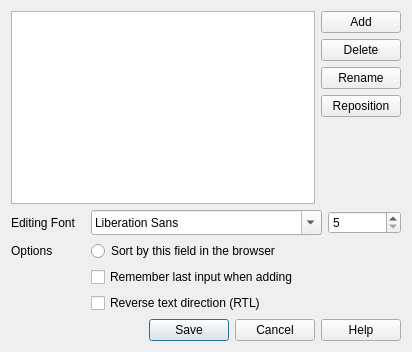
<?xml version="1.0" encoding="UTF-8"?>
<ui version="4.0">
 <class>Dialog</class>
 <widget class="QDialog" name="Dialog">
  <property name="geometry">
   <rect>
    <x>0</x>
    <y>0</y>
    <width>412</width>
    <height>352</height>
   </rect>
  </property>
  <property name="windowTitle">
   <string>Fields</string>
  </property>
  <property name="modal">
   <bool>true</bool>
  </property>
  <layout class="QVBoxLayout" name="verticalLayout">
   <item>
    <layout class="QHBoxLayout" name="horizontalLayout">
     <item>
      <widget class="QListWidget" name="fieldList">
       <property name="sizePolicy">
        <sizepolicy hsizetype="Expanding" vsizetype="MinimumExpanding">
         <horstretch>0</horstretch>
         <verstretch>0</verstretch>
        </sizepolicy>
       </property>
       <property name="minimumSize">
        <size>
         <width>50</width>
         <height>60</height>
        </size>
       </property>
      </widget>
     </item>
     <item>
      <layout class="QVBoxLayout" name="verticalLayout_3">
       <item>
        <widget class="QPushButton" name="fieldAdd">
         <property name="text">
          <string>Add</string>
         </property>
        </widget>
       </item>
       <item>
        <widget class="QPushButton" name="fieldDelete">
         <property name="text">
          <string>Delete</string>
         </property>
        </widget>
       </item>
       <item>
        <widget class="QPushButton" name="fieldRename">
         <property name="text">
          <string>Rename</string>
         </property>
        </widget>
       </item>
       <item>
        <widget class="QPushButton" name="fieldPosition">
         <property name="text">
          <string>Reposition</string>
         </property>
        </widget>
       </item>
       <item>
        <spacer name="verticalSpacer_3">
         <property name="orientation">
          <enum>Qt::Vertical</enum>
         </property>
         <property name="sizeHint" stdset="0">
          <size>
           <width>20</width>
           <height>40</height>
          </size>
         </property>
        </spacer>
       </item>
      </layout>
     </item>
    </layout>
   </item>
   <item>
    <layout class="QGridLayout" name="_2">
     <item row="0" column="0">
      <widget class="QLabel" name="label_5">
       <property name="text">
        <string>Editing Font</string>
       </property>
      </widget>
     </item>
     <item row="0" column="1">
      <widget class="QFontComboBox" name="fontFamily">
       <property name="minimumSize">
        <size>
         <width>0</width>
         <height>25</height>
        </size>
       </property>
      </widget>
     </item>
     <item row="3" column="1">
      <widget class="QCheckBox" name="rtl">
       <property name="text">
        <string>Reverse text direction (RTL)</string>
       </property>
      </widget>
     </item>
     <item row="0" column="2">
      <widget class="QSpinBox" name="fontSize">
       <property name="minimum">
        <number>5</number>
       </property>
       <property name="maximum">
        <number>300</number>
       </property>
      </widget>
     </item>
     <item row="2" column="1">
      <widget class="QCheckBox" name="sticky">
       <property name="text">
        <string>Remember last input when adding</string>
       </property>
      </widget>
     </item>
     <item row="1" column="0">
      <widget class="QLabel" name="label_18">
       <property name="text">
        <string>Options</string>
       </property>
      </widget>
     </item>
     <item row="1" column="1">
      <widget class="QRadioButton" name="sortField">
       <property name="text">
        <string>Sort by this field in the browser</string>
       </property>
      </widget>
     </item>
    </layout>
   </item>
   <item>
    <widget class="QDialogButtonBox" name="buttonBox">
     <property name="orientation">
      <enum>Qt::Horizontal</enum>
     </property>
     <property name="standardButtons">
      <set>QDialogButtonBox::Cancel|QDialogButtonBox::Help|QDialogButtonBox::Save</set>
     </property>
    </widget>
   </item>
  </layout>
 </widget>
 <tabstops>
  <tabstop>fieldList</tabstop>
  <tabstop>fieldAdd</tabstop>
  <tabstop>fieldDelete</tabstop>
  <tabstop>fieldRename</tabstop>
  <tabstop>fieldPosition</tabstop>
  <tabstop>fontFamily</tabstop>
  <tabstop>fontSize</tabstop>
  <tabstop>sortField</tabstop>
  <tabstop>sticky</tabstop>
  <tabstop>rtl</tabstop>
  <tabstop>buttonBox</tabstop>
 </tabstops>
 <resources>
  <include location="icons.qrc"/>
 </resources>
 <connections>
  <connection>
   <sender>buttonBox</sender>
   <signal>accepted()</signal>
   <receiver>Dialog</receiver>
   <slot>accept()</slot>
   <hints>
    <hint type="sourcelabel">
     <x>248</x>
     <y>254</y>
    </hint>
    <hint type="destinationlabel">
     <x>157</x>
     <y>274</y>
    </hint>
   </hints>
  </connection>
  <connection>
   <sender>buttonBox</sender>
   <signal>rejected()</signal>
   <receiver>Dialog</receiver>
   <slot>reject()</slot>
   <hints>
    <hint type="sourcelabel">
     <x>316</x>
     <y>260</y>
    </hint>
    <hint type="destinationlabel">
     <x>286</x>
     <y>274</y>
    </hint>
   </hints>
  </connection>
 </connections>
</ui>
